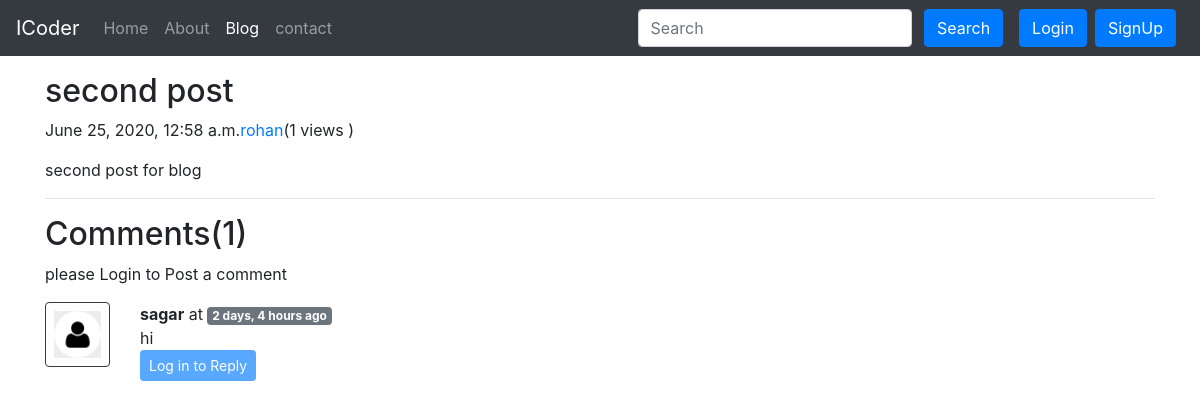
The app's page /blog/4 with its own data.
### blog/models.py (models this page shows, shortened)
class Post(models.Model):
    sno = models.AutoField(primary_key=True)
    title = models.CharField(max_length=255)
    content = models.TextField()
    author = models.CharField(max_length=13)
    slug = models.CharField(max_length=130)
    views= models.IntegerField(default=0)
    timeStamp = models.DateTimeField(blank=True)

class BlogComment(models.Model):
    sno = models.AutoField(primary_key=True)
    comment = models.TextField()
    user = models.ForeignKey(User,on_delete=models.CASCADE)
    post = models.ForeignKey(Post,on_delete=models.CASCADE)
    parent = models.ForeignKey('self',on_delete=models.CASCADE,null=True)
    timestamp = models.DateTimeField(default=now)

### blog/views.py (the view)
# urls.py: path('<str:slug>',views.blogpost ,name='blogpost'),
def blogpost(request,slug):
    post=Post.objects.filter(slug=slug).first()
    post.views = post.views+1
    post.save()
    comments=BlogComment.objects.filter(post=post,parent=None)
    replies=BlogComment.objects.filter(post=post).exclude(parent=None)
    replyDict = {}
    for reply in replies:
        if reply.parent.sno not in replyDict.keys():
            replyDict[reply.parent.sno]=[reply]
        else:
            replyDict[reply.parent.sno].append(reply)
    print(replyDict)
    context={'post':post,'comments':comments,'user':request.user,'replyDict':replyDict}
    return render(request,'blog/blogPost.html',context)

### blog/templatetags/extras.py (called while the page is built)
@register.filter(name='get_val')
def get_val(dict,key):
    return dict.get(key)

### templates/blog/blogPost.html (shortened to what this page needs)
{% extends 'base.html' %}
{% block blogactive %} active {% endblock blogactive %}
{% block body %}
{% load humanize %}
{% load extras %}
<div class="container my-3">
        <h2 class="blog-post-title">{{post.title}} </h2>
        <p class="blog-post-meta">{{post.timeStamp}}<a href="/about">{{post.author}}</a>(<span>{{post.views}} views </span>)</p>
        <p>{{post.content|safe}}</p>
        <hr>
</div>
<div class="container">
        <h2>Comments({{comments.count}})</h2>
        <div class="my-2">
        {% if user.is_authenticated %}
        <form action="/blog/postComment" method="post">
        {% csrf_token %}
          <div class="form-group">
         <label for="hi">Post Comments</label>
         <input type="text" class="form-control" name="comment" placeholder="Enter comment here">
        </div>
        <input type="hidden" name="postSno" value="{{post.sno}}">
        <input type="hidden"  name="parentSno" value="">
        <input type="submit"  value="submit">
           </form>
        {% else %}
        <p> please Login to Post a comment</p>
        {% endif %}
        </div>
  {% for comment in comments %}
   <div class="row my-3">
      <div class="col-md-1">
      <img class="rounded mx-auto d-block w-100 p-2 border border-dark" src="/static/img/us.jpg" alter="user">
      </div>
      <div class="col-md-11">
      <b>{{comment.user.username}}</b> at <span class="badge badge-secondary">{{comment.timestamp | naturaltime}}</span>
        <div>{{comment.comment}}</div>
        <div class="reply mx-0">
  {% if user.is_authenticated %}
  <button class="btn btn-sm btn-primary" type="button" data-toggle="collapse" data-target="#replyBox{{comment.sno}}" aria-expanded="false" aria-controls="replyBox{{comment.sno}}">
    Reply
  </button>
<div class="collapse" id="replyBox{{comment.sno}}">
  <div class="card card-body">
    <form action="/blog/postComment" method="post">
        {% csrf_token %}
          <div class="form-group">
         <label for="comment">Post a Reply</label>
         <input type="text" class="form-control" name="comment" placeholder="Enter comment here">
         <input type="hidden"  name="parentSno" value="{{comment.sno}}">
        </div>
        <input type="hidden" name="postSno" value="{{post.sno}}">
        <input type="submit"  value="submit">
           </form> </div>
</div>
{% else %}
<button class="btn btn-sm btn-primary" type="button" data-toggle="collapse" data-target="#replyBox{{comment.sno}}" aria-expanded="false" aria-controls="replyBox{{comment.sno}}" disabled>
    Log in to Reply
  </button>
   {% endif %}
        </div>
        </div>
        </div>
        {% endfor %}
</div>
{% endblock body %}

### records on screen
Post: title "second post", timeStamp "June 25, 2020, 12:58 a.m.", author "rohan", views "1", content "second post for blog"
BlogComment: user.username "sagar", timestamp "2 days, 4 hours ago", comment "hi"

### other values on screen
{{ comments.count }} "1"
